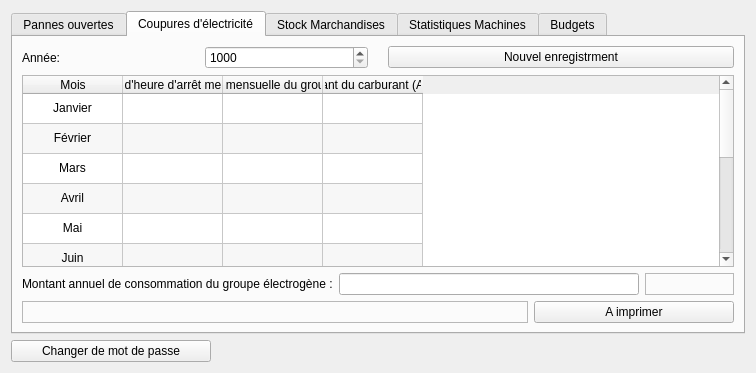
<?xml version="1.0" encoding="UTF-8"?>
<ui version="4.0">
 <class>TableauBordController</class>
 <widget class="QWidget" name="TableauBordController">
  <property name="geometry">
   <rect>
    <x>0</x>
    <y>0</y>
    <width>756</width>
    <height>373</height>
   </rect>
  </property>
  <property name="windowTitle">
   <string>Pannes ouvertes</string>
  </property>
  <property name="styleSheet">
   <string notr="true"/>
  </property>
  <layout class="QVBoxLayout" name="verticalLayout_4">
   <item>
    <widget class="QTabWidget" name="tabWidget">
     <property name="currentIndex">
      <number>1</number>
     </property>
     <widget class="QWidget" name="pannesOuvertes">
      <property name="whatsThis">
       <string/>
      </property>
      <attribute name="title">
       <string>Pannes ouvertes</string>
      </attribute>
      <layout class="QVBoxLayout" name="verticalLayout">
       <item>
        <layout class="QHBoxLayout" name="horizontalLayout_4">
         <item>
          <widget class="QFrame" name="frame">
           <property name="maximumSize">
            <size>
             <width>200</width>
             <height>16777215</height>
            </size>
           </property>
           <property name="frameShape">
            <enum>QFrame::StyledPanel</enum>
           </property>
           <property name="frameShadow">
            <enum>QFrame::Raised</enum>
           </property>
           <layout class="QHBoxLayout" name="horizontalLayout_2">
            <property name="leftMargin">
             <number>0</number>
            </property>
            <property name="topMargin">
             <number>0</number>
            </property>
            <property name="rightMargin">
             <number>0</number>
            </property>
            <property name="bottomMargin">
             <number>0</number>
            </property>
            <item>
             <widget class="QLabel" name="label">
              <property name="text">
               <string>Du</string>
              </property>
             </widget>
            </item>
            <item>
             <widget class="QDateEdit" name="beginDate">
              <property name="displayFormat">
               <string>d/M/yyyy</string>
              </property>
              <property name="calendarPopup">
               <bool>true</bool>
              </property>
              <property name="timeSpec">
               <enum>Qt::LocalTime</enum>
              </property>
             </widget>
            </item>
           </layout>
          </widget>
         </item>
         <item>
          <widget class="QFrame" name="frame_2">
           <property name="maximumSize">
            <size>
             <width>200</width>
             <height>16777215</height>
            </size>
           </property>
           <property name="frameShape">
            <enum>QFrame::StyledPanel</enum>
           </property>
           <property name="frameShadow">
            <enum>QFrame::Raised</enum>
           </property>
           <layout class="QHBoxLayout" name="horizontalLayout_3">
            <item>
             <widget class="QLabel" name="label_2">
              <property name="text">
               <string>Au</string>
              </property>
             </widget>
            </item>
            <item>
             <widget class="QDateEdit" name="endDate">
              <property name="displayFormat">
               <string>d/M/yyyy</string>
              </property>
              <property name="calendarPopup">
               <bool>true</bool>
              </property>
              <property name="timeSpec">
               <enum>Qt::LocalTime</enum>
              </property>
             </widget>
            </item>
           </layout>
          </widget>
         </item>
         <item>
          <widget class="QPushButton" name="newBtn">
           <property name="text">
            <string>Actualiser</string>
           </property>
          </widget>
         </item>
        </layout>
       </item>
       <item>
        <widget class="QTableWidget" name="storyTable">
         <attribute name="horizontalHeaderShowSortIndicator" stdset="0">
          <bool>true</bool>
         </attribute>
         <attribute name="verticalHeaderVisible">
          <bool>false</bool>
         </attribute>
         <column>
          <property name="text">
           <string>Date</string>
          </property>
         </column>
         <column>
          <property name="text">
           <string>Heure</string>
          </property>
         </column>
         <column>
          <property name="text">
           <string>Machine</string>
          </property>
         </column>
         <column>
          <property name="text">
           <string>Ensemble/Sous-ensemble/Piece</string>
          </property>
         </column>
         <column>
          <property name="text">
           <string>Compteur</string>
          </property>
         </column>
         <column>
          <property name="text">
           <string>Diagnostique</string>
          </property>
         </column>
         <column>
          <property name="text">
           <string>Intervention</string>
          </property>
         </column>
         <column>
          <property name="text">
           <string>Remarques</string>
          </property>
         </column>
         <column>
          <property name="text">
           <string>Action</string>
          </property>
         </column>
        </widget>
       </item>
      </layout>
     </widget>
     <widget class="QWidget" name="tab_2">
      <attribute name="title">
       <string>Coupures d'électricité</string>
      </attribute>
      <layout class="QVBoxLayout" name="verticalLayout_3">
       <item>
        <layout class="QHBoxLayout" name="horizontalLayout_8">
         <property name="spacing">
          <number>20</number>
         </property>
         <item>
          <layout class="QHBoxLayout" name="horizontalLayout_7">
           <item>
            <widget class="QLabel" name="label_3">
             <property name="text">
              <string>Année: </string>
             </property>
            </widget>
           </item>
           <item>
            <widget class="QSpinBox" name="date_spin">
             <property name="minimum">
              <number>1000</number>
             </property>
             <property name="maximum">
              <number>9999</number>
             </property>
            </widget>
           </item>
          </layout>
         </item>
         <item>
          <widget class="QPushButton" name="addBtn">
           <property name="text">
            <string>Nouvel enregistrment</string>
           </property>
          </widget>
         </item>
        </layout>
       </item>
       <item>
        <widget class="QTableWidget" name="coupureTable">
         <property name="sizeAdjustPolicy">
          <enum>QAbstractScrollArea::AdjustToContents</enum>
         </property>
         <property name="alternatingRowColors">
          <bool>true</bool>
         </property>
         <property name="wordWrap">
          <bool>true</bool>
         </property>
         <property name="rowCount">
          <number>12</number>
         </property>
         <attribute name="horizontalHeaderVisible">
          <bool>true</bool>
         </attribute>
         <attribute name="horizontalHeaderCascadingSectionResizes">
          <bool>false</bool>
         </attribute>
         <attribute name="horizontalHeaderShowSortIndicator" stdset="0">
          <bool>false</bool>
         </attribute>
         <attribute name="horizontalHeaderStretchLastSection">
          <bool>false</bool>
         </attribute>
         <attribute name="verticalHeaderVisible">
          <bool>false</bool>
         </attribute>
         <row/>
         <row/>
         <row/>
         <row/>
         <row/>
         <row/>
         <row/>
         <row/>
         <row/>
         <row/>
         <row/>
         <row/>
         <column>
          <property name="text">
           <string>Mois</string>
          </property>
         </column>
         <column>
          <property name="text">
           <string>Total d'heure d'arrêt mensuel</string>
          </property>
         </column>
         <column>
          <property name="text">
           <string>Consommation mensuelle du groupe électrogène</string>
          </property>
         </column>
         <column>
          <property name="text">
           <string>Montant du carburant (Ariary)</string>
          </property>
         </column>
         <item row="0" column="0">
          <property name="text">
           <string>Janvier</string>
          </property>
          <property name="textAlignment">
           <set>AlignCenter</set>
          </property>
         </item>
         <item row="1" column="0">
          <property name="text">
           <string>Février</string>
          </property>
          <property name="textAlignment">
           <set>AlignCenter</set>
          </property>
         </item>
         <item row="2" column="0">
          <property name="text">
           <string>Mars</string>
          </property>
          <property name="textAlignment">
           <set>AlignCenter</set>
          </property>
         </item>
         <item row="3" column="0">
          <property name="text">
           <string>Avril</string>
          </property>
          <property name="textAlignment">
           <set>AlignCenter</set>
          </property>
         </item>
         <item row="4" column="0">
          <property name="text">
           <string>Mai</string>
          </property>
          <property name="textAlignment">
           <set>AlignCenter</set>
          </property>
         </item>
         <item row="5" column="0">
          <property name="text">
           <string>Juin</string>
          </property>
          <property name="textAlignment">
           <set>AlignCenter</set>
          </property>
         </item>
         <item row="6" column="0">
          <property name="text">
           <string>Juiller</string>
          </property>
          <property name="textAlignment">
           <set>AlignCenter</set>
          </property>
         </item>
         <item row="7" column="0">
          <property name="text">
           <string>Août</string>
          </property>
          <property name="textAlignment">
           <set>AlignCenter</set>
          </property>
         </item>
         <item row="8" column="0">
          <property name="text">
           <string>Septembre</string>
          </property>
          <property name="textAlignment">
           <set>AlignCenter</set>
          </property>
         </item>
         <item row="9" column="0">
          <property name="text">
           <string>Octobre</string>
          </property>
          <property name="textAlignment">
           <set>AlignCenter</set>
          </property>
         </item>
         <item row="10" column="0">
          <property name="text">
           <string>Novembre</string>
          </property>
          <property name="textAlignment">
           <set>AlignCenter</set>
          </property>
         </item>
         <item row="11" column="0">
          <property name="text">
           <string>Décembre</string>
          </property>
          <property name="textAlignment">
           <set>AlignCenter</set>
          </property>
         </item>
        </widget>
       </item>
       <item>
        <layout class="QHBoxLayout" name="horizontalLayout_9">
         <property name="spacing">
          <number>6</number>
         </property>
         <item>
          <widget class="QLabel" name="label_4">
           <property name="maximumSize">
            <size>
             <width>16777215</width>
             <height>16777215</height>
            </size>
           </property>
           <property name="text">
            <string>Montant annuel de consommation du groupe électrogène :</string>
           </property>
          </widget>
         </item>
         <item>
          <widget class="QLineEdit" name="montant_edit">
           <property name="maximumSize">
            <size>
             <width>300</width>
             <height>16777215</height>
            </size>
           </property>
          </widget>
         </item>
         <item>
          <widget class="QFrame" name="frame_5">
           <property name="frameShape">
            <enum>QFrame::StyledPanel</enum>
           </property>
           <property name="frameShadow">
            <enum>QFrame::Raised</enum>
           </property>
          </widget>
         </item>
        </layout>
       </item>
       <item>
        <layout class="QHBoxLayout" name="horizontalLayout_10">
         <item>
          <widget class="QFrame" name="frame_4">
           <property name="frameShape">
            <enum>QFrame::StyledPanel</enum>
           </property>
           <property name="frameShadow">
            <enum>QFrame::Raised</enum>
           </property>
          </widget>
         </item>
         <item>
          <widget class="QPushButton" name="printBtn">
           <property name="maximumSize">
            <size>
             <width>200</width>
             <height>16777215</height>
            </size>
           </property>
           <property name="text">
            <string>A imprimer</string>
           </property>
          </widget>
         </item>
        </layout>
       </item>
      </layout>
     </widget>
     <widget class="QWidget" name="stock">
      <attribute name="title">
       <string>Stock Marchandises</string>
      </attribute>
      <layout class="QVBoxLayout" name="verticalLayout_2">
       <item>
        <layout class="QHBoxLayout" name="horizontalLayout_5">
         <item>
          <widget class="QComboBox" name="invCombo">
           <property name="enabled">
            <bool>false</bool>
           </property>
          </widget>
         </item>
         <item>
          <widget class="QCheckBox" name="showInvCheck">
           <property name="text">
            <string>Tout afficher</string>
           </property>
           <property name="checked">
            <bool>true</bool>
           </property>
          </widget>
         </item>
         <item>
          <widget class="QFrame" name="frame_3">
           <property name="frameShape">
            <enum>QFrame::StyledPanel</enum>
           </property>
           <property name="frameShadow">
            <enum>QFrame::Raised</enum>
           </property>
          </widget>
         </item>
        </layout>
       </item>
       <item>
        <widget class="QTableWidget" name="invtable">
         <attribute name="verticalHeaderVisible">
          <bool>false</bool>
         </attribute>
         <column>
          <property name="text">
           <string>Désignation</string>
          </property>
         </column>
         <column>
          <property name="text">
           <string>Caractéristiques</string>
          </property>
         </column>
         <column>
          <property name="text">
           <string>Quantité entrants</string>
          </property>
         </column>
         <column>
          <property name="text">
           <string>Quantité sortants</string>
          </property>
         </column>
         <column>
          <property name="text">
           <string>Stock restant</string>
          </property>
         </column>
        </widget>
       </item>
      </layout>
     </widget>
     <widget class="QWidget" name="tab_4">
      <attribute name="title">
       <string>Statistiques Machines</string>
      </attribute>
      <layout class="QHBoxLayout" name="horizontalLayout_6">
       <item>
        <layout class="QGridLayout" name="gridLayout"/>
       </item>
      </layout>
     </widget>
     <widget class="QWidget" name="tab_5">
      <attribute name="title">
       <string>Budgets</string>
      </attribute>
     </widget>
    </widget>
   </item>
   <item>
    <widget class="QPushButton" name="pushButton">
     <property name="maximumSize">
      <size>
       <width>200</width>
       <height>16777215</height>
      </size>
     </property>
     <property name="text">
      <string>Changer de mot de passe</string>
     </property>
    </widget>
   </item>
  </layout>
 </widget>
 <resources/>
 <connections/>
</ui>
